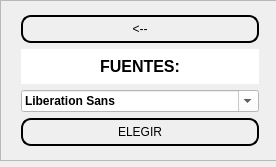
<?xml version="1.0" encoding="UTF-8"?>
<ui version="4.0">
 <class>Ventana_Fuentes</class>
 <widget class="QMainWindow" name="Ventana_Fuentes">
  <property name="geometry">
   <rect>
    <x>0</x>
    <y>0</y>
    <width>276</width>
    <height>167</height>
   </rect>
  </property>
  <property name="minimumSize">
   <size>
    <width>267</width>
    <height>167</height>
   </size>
  </property>
  <property name="maximumSize">
   <size>
    <width>276</width>
    <height>167</height>
   </size>
  </property>
  <property name="windowTitle">
   <string>Selector de Fuentes</string>
  </property>
  <widget class="QWidget" name="centralwidget">
   <widget class="QFrame" name="frame">
    <property name="geometry">
     <rect>
      <x>0</x>
      <y>0</y>
      <width>281</width>
      <height>161</height>
     </rect>
    </property>
    <property name="frameShape">
     <enum>QFrame::StyledPanel</enum>
    </property>
    <property name="frameShadow">
     <enum>QFrame::Raised</enum>
    </property>
    <layout class="QHBoxLayout" name="horizontalLayout">
     <item>
      <spacer name="horizontalSpacer">
       <property name="orientation">
        <enum>Qt::Horizontal</enum>
       </property>
       <property name="sizeHint" stdset="0">
        <size>
         <width>40</width>
         <height>20</height>
        </size>
       </property>
      </spacer>
     </item>
     <item>
      <layout class="QVBoxLayout" name="verticalLayout">
       <property name="leftMargin">
        <number>5</number>
       </property>
       <property name="topMargin">
        <number>5</number>
       </property>
       <property name="rightMargin">
        <number>5</number>
       </property>
       <property name="bottomMargin">
        <number>5</number>
       </property>
       <item>
        <widget class="QPushButton" name="regresar">
         <property name="cursor">
          <cursorShape>PointingHandCursor</cursorShape>
         </property>
         <property name="styleSheet">
          <string notr="true">QPushButton{
	padding :5px;
	border-radius:10px;
	border:1.5px solid black;

}

QPushButton:hover
{
	background-color: rgb(165, 175, 173);
}
</string>
         </property>
         <property name="text">
          <string>&lt;--</string>
         </property>
        </widget>
       </item>
       <item>
        <widget class="QLabel" name="titulo1">
         <property name="font">
          <font>
           <pointsize>12</pointsize>
           <weight>75</weight>
           <bold>true</bold>
          </font>
         </property>
         <property name="styleSheet">
          <string notr="true">background-color: rgb(255, 255, 255);

</string>
         </property>
         <property name="text">
          <string>FUENTES:</string>
         </property>
         <property name="alignment">
          <set>Qt::AlignCenter</set>
         </property>
        </widget>
       </item>
       <item>
        <widget class="QFontComboBox" name="fuentes">
         <property name="font">
          <font>
           <weight>75</weight>
           <bold>true</bold>
          </font>
         </property>
         <property name="styleSheet">
          <string notr="true">background-color: rgb(255, 255, 255);</string>
         </property>
        </widget>
       </item>
       <item>
        <widget class="QPushButton" name="elegir">
         <property name="cursor">
          <cursorShape>PointingHandCursor</cursorShape>
         </property>
         <property name="styleSheet">
          <string notr="true">QPushButton{
	padding :5px;
	border-radius:10px;
	border:1.5px solid black;

}

QPushButton:hover
{
	background-color: rgb(165, 175, 173);
}
</string>
         </property>
         <property name="text">
          <string>ELEGIR</string>
         </property>
         <property name="flat">
          <bool>false</bool>
         </property>
        </widget>
       </item>
      </layout>
     </item>
     <item>
      <spacer name="horizontalSpacer_2">
       <property name="orientation">
        <enum>Qt::Horizontal</enum>
       </property>
       <property name="sizeHint" stdset="0">
        <size>
         <width>40</width>
         <height>20</height>
        </size>
       </property>
      </spacer>
     </item>
    </layout>
   </widget>
  </widget>
 </widget>
 <resources/>
 <connections/>
</ui>
